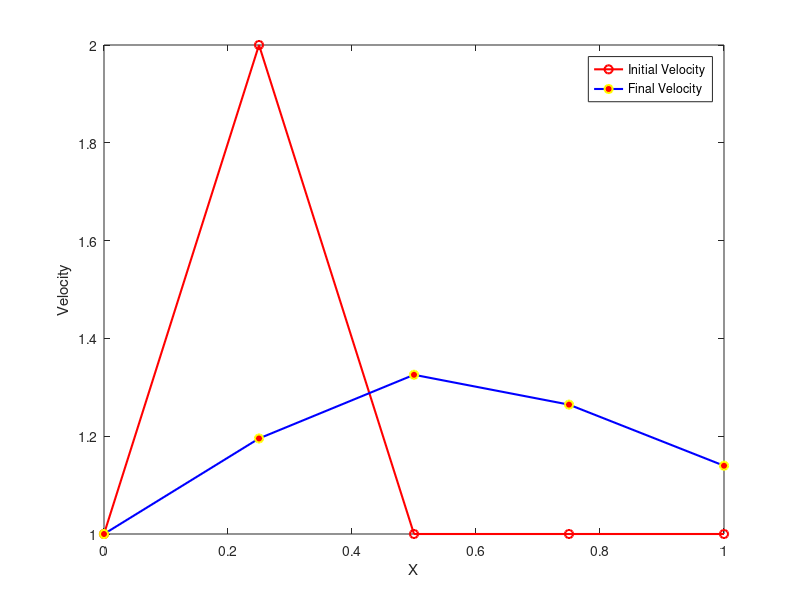

Recreate this plot in MATLAB.
% Basic Linear Convection programme

% Initialization
L = 1;
user = 'Input value of nx: ';  % User input
nx = input(user);
c = 1;
time = 0.4; % Total run time in sec
dt = 0.01;  % Time step
nt = time/dt; 

% Mesh
x = linspace(0,L,nx);
dx = L/(nx-1);

% Array Initialization and Boundary condition
u = ones(1,nx);

% Boundary condition
for i = 1:nx
    if (x(i)>=0.1 && x(i)<=0.3)
        u(i)=2;
    else
        u(i)=1;
    end
end

uold = u;
u_initial = u;

%Time loop - Time marching solution
for j = 1:nt
    % Space loop(BD)    
    for i = 2:nx
        u(i) = uold(i)-(c*dt/dx)*(uold(i)-uold(i-1));
    end
        uold = u;
  
    %Plotting for linear convection
%     plot(j,u_initial,'-ro','linewidth',2,'markeredgecolor','r'); hold on;
%     plot(j,u,'-b'); hold on;
%     axis([0 L 1 2.1])
%     pause(0.05);
   
end

% plot(j,u,'-bo','markeredgecolor','y','markerfacecolor','r');
% xlabel('X');
% ylabel('Velocity');
% legend('Initial Velocity','Time marching velocity','Final Velocity');

% Plot for initial and final figure
figure
plot(x,u_initial,'-ro','linewidth',1.5,'markeredgecolor','r'); hold on;
plot(x,u,'-bo','linewidth',1.5,'markeredgecolor','y','markerfacecolor','r');
xlabel('X');
ylabel('Velocity');
legend('Initial Velocity','Final Velocity');


% Stability is given by Courant number or CFL number
 
C = c*dt/dx % Should be less than 1 to maintain proper stability.






